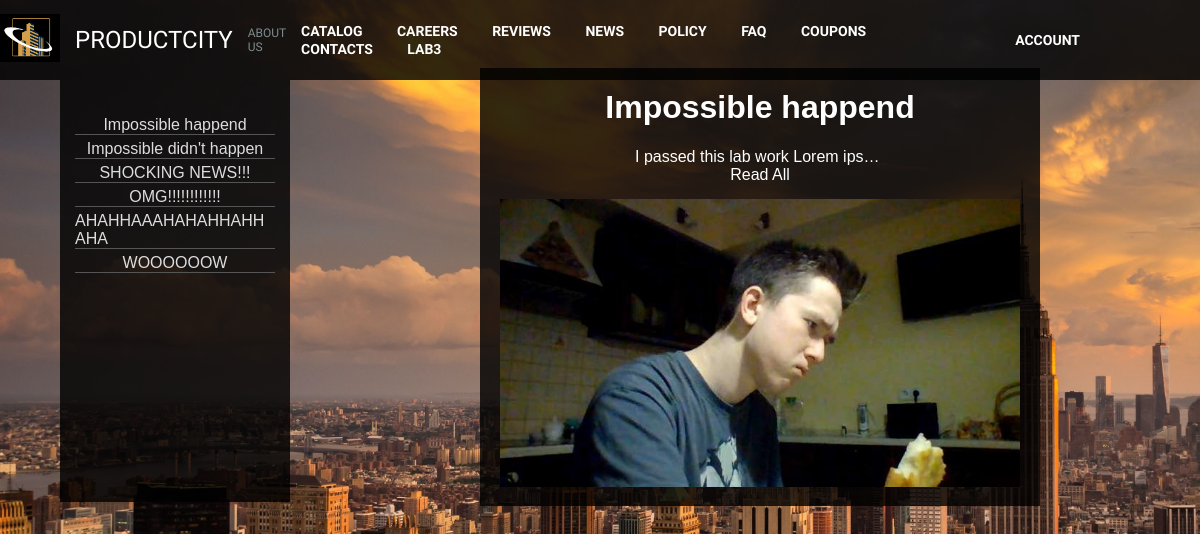
The app's page /news, older data.
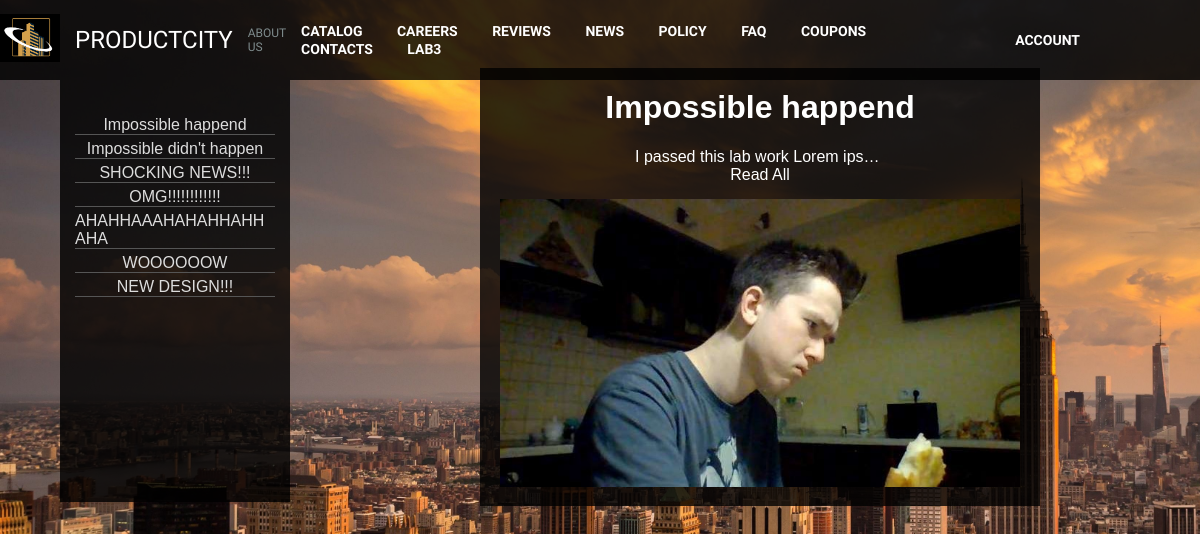
The same page, newer data.
### base/models.py (models this page shows, shortened)
class New(models.Model):
    title = models.CharField(max_length=100, null=False)
    description = models.TextField(null=False)
    image = models.ImageField(upload_to='news_images/')
    @property
    def short_description(self):
        return self.description[:50]

### base/views.py (the view)
# urls.py: path('news', views.news, name = 'news'),
def news(request):
    news_list = New.objects.all()
    return render(request, "base/news.html", {'news_list': news_list})

### base/templates/base/news.html (shortened to what this page needs)
{% extends "base.html" %}
{% load static %}
{% block content %}
<link rel="stylesheet" href="{% static 'css/news_style.css' %}">
<head>
</head>
<body onload="selectNews(1)">
    <div class="page-container">
        <aside class="news-container">
            <ul class="news-list">
                {% for new in news_list %}
                    <li class="news-item" onclick="selectNews({{new.id}})" data-title="{{new.title}}"
                                            data-image="{{new.image.url}}"
                                            data-description="{{new.short_description}}">
                        <p class="news-title">{{ new.title }}</p>
                    </li>
                {% endfor %}
            </ul>
        </aside>
        <main class="news-details">
            <h1 id="details-title"></h1>
            <p id="details-description"></p>
            <a class="details-link" id="details-link">Read All</a>
            <img class="details-image" id="details-image" src="" alt="Image">
        </main>
    </div>
</body>
{%endblock%}

Row changes from the older to the newer data that the page shows:
added New: title "NEW DESIGN!!!"
